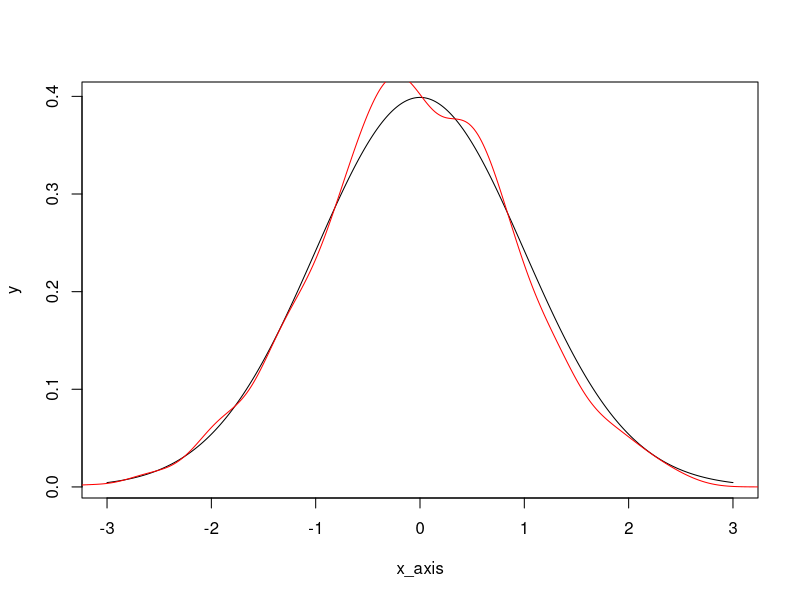

The R source for this figure:
## ---- chunk 1
x_axis = seq(-3, 3, by = 0.01)

y = dnorm(x_axis)
plot(y = y, x=x_axis, type = "l")
z = rnorm(1000)
lines( density(z), col = "red")
crit = qnorm(.975)

mean( abs(z) > crit )
